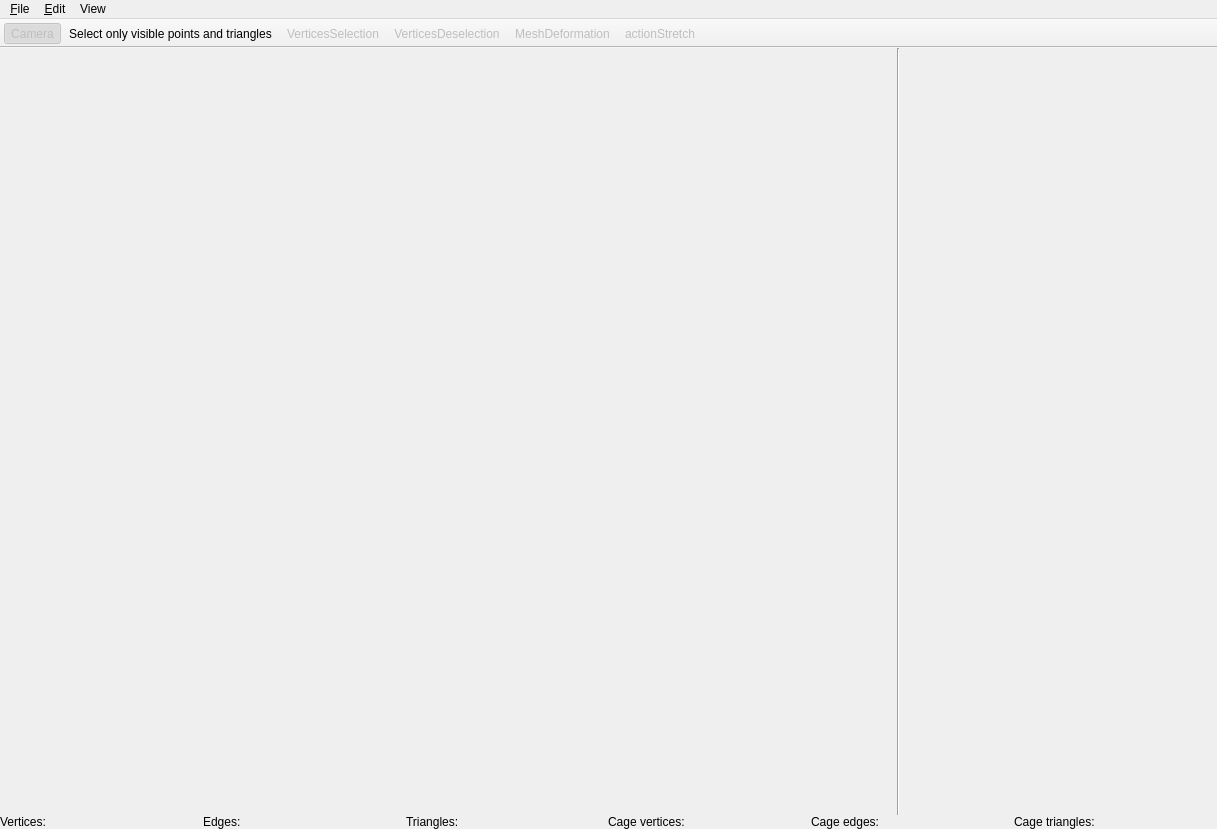
<?xml version="1.0" encoding="UTF-8"?>
<ui version="4.0">
 <class>MainWindow</class>
 <widget class="QMainWindow" name="MainWindow">
  <property name="enabled">
   <bool>true</bool>
  </property>
  <property name="geometry">
   <rect>
    <x>0</x>
    <y>0</y>
    <width>1217</width>
    <height>829</height>
   </rect>
  </property>
  <property name="minimumSize">
   <size>
    <width>1217</width>
    <height>829</height>
   </size>
  </property>
  <property name="windowTitle">
   <string>MainWindow</string>
  </property>
  <widget class="QWidget" name="centralWidget">
   <property name="sizePolicy">
    <sizepolicy hsizetype="Preferred" vsizetype="Preferred">
     <horstretch>0</horstretch>
     <verstretch>0</verstretch>
    </sizepolicy>
   </property>
   <layout class="QVBoxLayout" name="verticalLayout_2">
    <property name="spacing">
     <number>0</number>
    </property>
    <property name="leftMargin">
     <number>0</number>
    </property>
    <property name="topMargin">
     <number>0</number>
    </property>
    <property name="rightMargin">
     <number>0</number>
    </property>
    <property name="bottomMargin">
     <number>0</number>
    </property>
    <item>
     <layout class="QVBoxLayout" name="verticalLayout">
      <property name="spacing">
       <number>0</number>
      </property>
      <property name="sizeConstraint">
       <enum>QLayout::SetNoConstraint</enum>
      </property>
      <item>
       <layout class="QHBoxLayout" name="horizontalLayout">
        <property name="spacing">
         <number>0</number>
        </property>
        <property name="sizeConstraint">
         <enum>QLayout::SetNoConstraint</enum>
        </property>
        <item>
         <widget class="QVTKOpenGLNativeWidget" name="qvtkWidget" native="true">
          <property name="sizePolicy">
           <sizepolicy hsizetype="Expanding" vsizetype="Expanding">
            <horstretch>0</horstretch>
            <verstretch>0</verstretch>
           </sizepolicy>
          </property>
          <property name="minimumSize">
           <size>
            <width>860</width>
            <height>720</height>
           </size>
          </property>
          <property name="baseSize">
           <size>
            <width>0</width>
            <height>720</height>
           </size>
          </property>
         </widget>
        </item>
        <item>
         <widget class="Line" name="line">
          <property name="orientation">
           <enum>Qt::Vertical</enum>
          </property>
         </widget>
        </item>
        <item>
         <layout class="QVBoxLayout" name="verticalLayout_3" stretch="0">
          <property name="spacing">
           <number>0</number>
          </property>
          <item>
           <widget class="QWidget" name="genericPalette" native="true">
            <property name="enabled">
             <bool>true</bool>
            </property>
            <property name="sizePolicy">
             <sizepolicy hsizetype="Fixed" vsizetype="Expanding">
              <horstretch>0</horstretch>
              <verstretch>1</verstretch>
             </sizepolicy>
            </property>
            <property name="minimumSize">
             <size>
              <width>317</width>
              <height>720</height>
             </size>
            </property>
            <property name="maximumSize">
             <size>
              <width>300</width>
              <height>16777215</height>
             </size>
            </property>
           </widget>
          </item>
         </layout>
        </item>
       </layout>
      </item>
      <item>
       <layout class="QHBoxLayout" name="horizontalLayout_3">
        <property name="spacing">
         <number>0</number>
        </property>
        <property name="sizeConstraint">
         <enum>QLayout::SetNoConstraint</enum>
        </property>
        <item>
         <widget class="QLabel" name="verticesLabel">
          <property name="sizePolicy">
           <sizepolicy hsizetype="Preferred" vsizetype="Preferred">
            <horstretch>0</horstretch>
            <verstretch>0</verstretch>
           </sizepolicy>
          </property>
          <property name="maximumSize">
           <size>
            <width>16777215</width>
            <height>20</height>
           </size>
          </property>
          <property name="baseSize">
           <size>
            <width>0</width>
            <height>20</height>
           </size>
          </property>
          <property name="text">
           <string>Vertices:</string>
          </property>
         </widget>
        </item>
        <item>
         <widget class="QLabel" name="edgesLabel">
          <property name="sizePolicy">
           <sizepolicy hsizetype="Preferred" vsizetype="Preferred">
            <horstretch>0</horstretch>
            <verstretch>0</verstretch>
           </sizepolicy>
          </property>
          <property name="maximumSize">
           <size>
            <width>16777215</width>
            <height>20</height>
           </size>
          </property>
          <property name="baseSize">
           <size>
            <width>0</width>
            <height>20</height>
           </size>
          </property>
          <property name="text">
           <string>Edges:</string>
          </property>
         </widget>
        </item>
        <item>
         <widget class="QLabel" name="trianglesLabel">
          <property name="sizePolicy">
           <sizepolicy hsizetype="Preferred" vsizetype="Preferred">
            <horstretch>0</horstretch>
            <verstretch>0</verstretch>
           </sizepolicy>
          </property>
          <property name="maximumSize">
           <size>
            <width>16777215</width>
            <height>20</height>
           </size>
          </property>
          <property name="baseSize">
           <size>
            <width>0</width>
            <height>20</height>
           </size>
          </property>
          <property name="text">
           <string>Triangles:</string>
          </property>
         </widget>
        </item>
        <item>
         <widget class="QLabel" name="cageVerticesLabel">
          <property name="sizePolicy">
           <sizepolicy hsizetype="Preferred" vsizetype="Preferred">
            <horstretch>0</horstretch>
            <verstretch>0</verstretch>
           </sizepolicy>
          </property>
          <property name="maximumSize">
           <size>
            <width>16777215</width>
            <height>20</height>
           </size>
          </property>
          <property name="baseSize">
           <size>
            <width>0</width>
            <height>20</height>
           </size>
          </property>
          <property name="text">
           <string>Cage vertices:</string>
          </property>
         </widget>
        </item>
        <item>
         <widget class="QLabel" name="cageEdgesLabel">
          <property name="sizePolicy">
           <sizepolicy hsizetype="Preferred" vsizetype="Preferred">
            <horstretch>0</horstretch>
            <verstretch>0</verstretch>
           </sizepolicy>
          </property>
          <property name="maximumSize">
           <size>
            <width>16777215</width>
            <height>20</height>
           </size>
          </property>
          <property name="baseSize">
           <size>
            <width>0</width>
            <height>20</height>
           </size>
          </property>
          <property name="text">
           <string>Cage edges:</string>
          </property>
         </widget>
        </item>
        <item>
         <widget class="QLabel" name="cageTrianglesLabel">
          <property name="sizePolicy">
           <sizepolicy hsizetype="Preferred" vsizetype="Preferred">
            <horstretch>0</horstretch>
            <verstretch>0</verstretch>
           </sizepolicy>
          </property>
          <property name="maximumSize">
           <size>
            <width>16777215</width>
            <height>20</height>
           </size>
          </property>
          <property name="baseSize">
           <size>
            <width>0</width>
            <height>20</height>
           </size>
          </property>
          <property name="text">
           <string>Cage triangles:</string>
          </property>
         </widget>
        </item>
       </layout>
      </item>
     </layout>
    </item>
   </layout>
  </widget>
  <widget class="QToolBar" name="mainToolBar">
   <property name="enabled">
    <bool>true</bool>
   </property>
   <property name="movable">
    <bool>false</bool>
   </property>
   <property name="iconSize">
    <size>
     <width>30</width>
     <height>30</height>
    </size>
   </property>
   <property name="floatable">
    <bool>false</bool>
   </property>
   <attribute name="toolBarArea">
    <enum>TopToolBarArea</enum>
   </attribute>
   <attribute name="toolBarBreak">
    <bool>false</bool>
   </attribute>
   <addaction name="actionCamera"/>
   <addaction name="actionVisible"/>
   <addaction name="actionVerticesSelection"/>
   <addaction name="actionVerticesDeselection"/>
   <addaction name="actionMeshDeformation"/>
   <addaction name="actionStretch"/>
  </widget>
  <widget class="QMenuBar" name="menuBar">
   <property name="geometry">
    <rect>
     <x>0</x>
     <y>0</y>
     <width>1217</width>
     <height>22</height>
    </rect>
   </property>
   <widget class="QMenu" name="menuFile">
    <property name="title">
     <string>&amp;File</string>
    </property>
    <widget class="QMenu" name="menuOpen">
     <property name="title">
      <string>Open</string>
     </property>
     <property name="icon">
      <iconset resource="../Icons/icons.qrc">
       <normaloff>:/Icons/open.png</normaloff>:/Icons/open.png</iconset>
     </property>
     <addaction name="actionOpenMesh"/>
     <addaction name="actionOpenCage"/>
     <addaction name="actionOpenBC"/>
     <addaction name="actionOpenConstraints"/>
     <addaction name="actionOpenFragment"/>
    </widget>
    <widget class="QMenu" name="menuSave">
     <property name="title">
      <string>Save</string>
     </property>
     <property name="icon">
      <iconset resource="../Icons/icons.qrc">
       <normaloff>:/Icons/filesave.png</normaloff>:/Icons/filesave.png</iconset>
     </property>
     <addaction name="actionSaveMesh"/>
     <addaction name="actionSaveCage"/>
     <addaction name="actionSaveBC"/>
     <addaction name="actionSaveConstraints"/>
    </widget>
    <widget class="QMenu" name="menuClear">
     <property name="title">
      <string>Clear</string>
     </property>
     <property name="icon">
      <iconset resource="../Icons/icons.qrc">
       <normaloff>:/Icons/clear.png</normaloff>:/Icons/clear.png</iconset>
     </property>
     <addaction name="actionClearAll"/>
     <addaction name="actionClearMesh"/>
     <addaction name="actionClearCage"/>
     <addaction name="actionConstraints"/>
     <addaction name="actionClearCamera"/>
    </widget>
    <addaction name="separator"/>
    <addaction name="separator"/>
    <addaction name="menuOpen"/>
    <addaction name="menuSave"/>
    <addaction name="separator"/>
    <addaction name="menuClear"/>
    <addaction name="separator"/>
    <addaction name="actionClose"/>
   </widget>
   <widget class="QMenu" name="menuEdit">
    <property name="title">
     <string>&amp;Edit</string>
    </property>
    <widget class="QMenu" name="menuChoose_BC">
     <property name="title">
      <string>Choose BC</string>
     </property>
     <addaction name="actionMean"/>
     <addaction name="actionGreen"/>
    </widget>
    <addaction name="actionUndo"/>
    <addaction name="actionRedo"/>
    <addaction name="separator"/>
    <addaction name="actionComputeCoords"/>
    <addaction name="actionGenerate"/>
    <addaction name="actionCheckConstraints"/>
    <addaction name="menuChoose_BC"/>
   </widget>
   <widget class="QMenu" name="menuView">
    <property name="title">
     <string>View</string>
    </property>
    <widget class="QMenu" name="menuMesh">
     <property name="title">
      <string>Mesh</string>
     </property>
     <addaction name="actionShowMesh"/>
     <addaction name="actionShowMeshSurface"/>
     <addaction name="actionShowMeshWireframe"/>
     <addaction name="actionShowMeshPoints"/>
     <addaction name="actionShowMeshAnnotations"/>
     <addaction name="actionMeshColor"/>
    </widget>
    <widget class="QMenu" name="menuCage">
     <property name="title">
      <string>Cage</string>
     </property>
     <addaction name="actionShowCage"/>
     <addaction name="actionShowCageSurface"/>
     <addaction name="actionCageColor"/>
     <addaction name="actionShowCageWireframe"/>
     <addaction name="actionShowCagePoints"/>
    </widget>
    <addaction name="separator"/>
    <addaction name="menuMesh"/>
    <addaction name="menuCage"/>
    <addaction name="separator"/>
    <addaction name="separator"/>
    <addaction name="actionSlicerPalette"/>
    <addaction name="actionInfoPalette"/>
    <addaction name="actionLayerDialog"/>
   </widget>
   <addaction name="menuFile"/>
   <addaction name="menuEdit"/>
   <addaction name="menuView"/>
  </widget>
  <action name="actionVerticesSelection">
   <property name="checkable">
    <bool>true</bool>
   </property>
   <property name="enabled">
    <bool>false</bool>
   </property>
   <property name="icon">
    <iconset resource="../Icons/icons.qrc">
     <normaloff>:/Icons/verticesSelection.png</normaloff>:/Icons/verticesSelection.png</iconset>
   </property>
   <property name="text">
    <string>VerticesSelection</string>
   </property>
   <property name="toolTip">
    <string>Vertices selection</string>
   </property>
   <property name="shortcut">
    <string>Shift+S</string>
   </property>
  </action>
  <action name="actionVerticesDeselection">
   <property name="checkable">
    <bool>true</bool>
   </property>
   <property name="enabled">
    <bool>false</bool>
   </property>
   <property name="icon">
    <iconset resource="../Icons/icons.qrc">
     <normaloff>:/Icons/verticesDeselection.png</normaloff>:/Icons/verticesDeselection.png</iconset>
   </property>
   <property name="text">
    <string>VerticesDeselection</string>
   </property>
   <property name="toolTip">
    <string>Vertices deselection</string>
   </property>
   <property name="shortcut">
    <string>Shift+E</string>
   </property>
  </action>
  <action name="actionMeshDeformation">
   <property name="checkable">
    <bool>true</bool>
   </property>
   <property name="enabled">
    <bool>false</bool>
   </property>
   <property name="icon">
    <iconset resource="../Icons/icons.qrc">
     <normaloff>:/Icons/verticesDeformation.png</normaloff>:/Icons/verticesDeformation.png</iconset>
   </property>
   <property name="text">
    <string>MeshDeformation</string>
   </property>
   <property name="toolTip">
    <string>Mesh deformation</string>
   </property>
   <property name="shortcut">
    <string>Shift+D</string>
   </property>
  </action>
  <action name="actionCamera">
   <property name="checkable">
    <bool>true</bool>
   </property>
   <property name="checked">
    <bool>true</bool>
   </property>
   <property name="enabled">
    <bool>false</bool>
   </property>
   <property name="icon">
    <iconset resource="../Icons/icons.qrc">
     <normaloff>:/Icons/camera.png</normaloff>:/Icons/camera.png</iconset>
   </property>
   <property name="text">
    <string>Camera</string>
   </property>
   <property name="toolTip">
    <string>Change the visualization to the only camera (no selection nor deformations)</string>
   </property>
   <property name="shortcut">
    <string>Shift+C</string>
   </property>
  </action>
  <action name="actionVisible">
   <property name="checkable">
    <bool>true</bool>
   </property>
   <property name="icon">
    <iconset resource="../Icons/icons.qrc">
     <normaloff>:/Icons/visible_icon.png</normaloff>:/Icons/visible_icon.png</iconset>
   </property>
   <property name="text">
    <string>Select only visible points and triangles</string>
   </property>
   <property name="toolTip">
    <string>Select only visible points and triangles</string>
   </property>
   <property name="shortcut">
    <string>Shift+V</string>
   </property>
  </action>
  <action name="actionDelete">
   <property name="checkable">
    <bool>true</bool>
   </property>
   <property name="enabled">
    <bool>false</bool>
   </property>
   <property name="icon">
    <iconset resource="../Icons/icons.qrc">
     <normaloff>:/Icons/Eraser-icon.png</normaloff>:/Icons/Eraser-icon.png</iconset>
   </property>
   <property name="text">
    <string>Unselect previous selected triangles</string>
   </property>
   <property name="toolTip">
    <string>Unselect previous selected triangles</string>
   </property>
  </action>
  <action name="actionRectSelection">
   <property name="checkable">
    <bool>true</bool>
   </property>
   <property name="checked">
    <bool>true</bool>
   </property>
   <property name="enabled">
    <bool>false</bool>
   </property>
   <property name="icon">
    <iconset resource="../Icons/icons.qrc">
     <normaloff>:/Icons/triangle_rect.png</normaloff>:/Icons/triangle_rect.png</iconset>
   </property>
   <property name="text">
    <string>Select triangles on a rectangle area</string>
   </property>
   <property name="toolTip">
    <string>Select triangles on a rectangle area</string>
   </property>
  </action>
  <action name="actionLassoSelection">
   <property name="checkable">
    <bool>true</bool>
   </property>
   <property name="enabled">
    <bool>false</bool>
   </property>
   <property name="icon">
    <iconset resource="../Icons/icons.qrc">
     <normaloff>:/Icons/select_lasso.png</normaloff>:/Icons/select_lasso.png</iconset>
   </property>
   <property name="text">
    <string>Select triangles on a lasso-selected area</string>
   </property>
   <property name="toolTip">
    <string>Select triangles on a lasso-selected area</string>
   </property>
  </action>
  <action name="actionBrushSelection">
   <property name="checkable">
    <bool>true</bool>
   </property>
   <property name="enabled">
    <bool>false</bool>
   </property>
   <property name="icon">
    <iconset resource="../Icons/icons.qrc">
     <normaloff>:/Icons/lineSelector.png</normaloff>:/Icons/lineSelector.png</iconset>
   </property>
   <property name="text">
    <string>Select triangles usin a brush stroke</string>
   </property>
   <property name="toolTip">
    <string>Select triangles usin a brush stroke</string>
   </property>
  </action>
  <action name="actionColor">
   <property name="icon">
    <iconset resource="../Icons/icons.qrc">
     <normaloff>:/Icons/color.png</normaloff>:/Icons/color.png</iconset>
   </property>
   <property name="text">
    <string>Select model and cage color</string>
   </property>
   <property name="toolTip">
    <string>Select model and cage color</string>
   </property>
  </action>
  <action name="actionAnnotation">
   <property name="enabled">
    <bool>false</bool>
   </property>
   <property name="icon">
    <iconset resource="../Icons/icons.qrc">
     <normaloff>:/Icons/tag-icon.png</normaloff>:/Icons/tag-icon.png</iconset>
   </property>
   <property name="text">
    <string>Annotate a set of selected triangles</string>
   </property>
   <property name="toolTip">
    <string>Annotate a set of selected triangles</string>
   </property>
  </action>
  <action name="actionSaveAnnotations">
   <property name="text">
    <string>Annotations</string>
   </property>
  </action>
  <action name="actionSaveBC">
   <property name="text">
    <string>BC</string>
   </property>
  </action>
  <action name="actionSaveCage">
   <property name="text">
    <string>Cage</string>
   </property>
  </action>
  <action name="actionSaveMesh">
   <property name="text">
    <string>Mesh</string>
   </property>
  </action>
  <action name="actionOpenAnnotations">
   <property name="text">
    <string>Annotations</string>
   </property>
  </action>
  <action name="actionOpenCage">
   <property name="text">
    <string>Cage</string>
   </property>
  </action>
  <action name="actionOpenMesh">
   <property name="text">
    <string>Template</string>
   </property>
  </action>
  <action name="actionAnnotate">
   <property name="icon">
    <iconset resource="../Icons/icons.qrc">
     <normaloff>:/Icons/tag-icon.png</normaloff>:/Icons/tag-icon.png</iconset>
   </property>
   <property name="text">
    <string>Annotate</string>
   </property>
  </action>
  <action name="actionRedo">
   <property name="icon">
    <iconset resource="../Icons/icons.qrc">
     <normaloff>:/redo.png</normaloff>:/redo.png</iconset>
   </property>
   <property name="text">
    <string>Redo</string>
   </property>
  </action>
  <action name="actionUndo">
   <property name="icon">
    <iconset resource="../Icons/icons.qrc">
     <normaloff>:/undo.ico</normaloff>:/undo.ico</iconset>
   </property>
   <property name="text">
    <string>Undo</string>
   </property>
  </action>
  <action name="actionSlicer">
   <property name="text">
    <string>Slicer view</string>
   </property>
  </action>
  <action name="actionAnnotator">
   <property name="text">
    <string>Annotator view</string>
   </property>
  </action>
  <action name="actionDeformator">
   <property name="text">
    <string>Deformer view</string>
   </property>
  </action>
  <action name="actionClose">
   <property name="text">
    <string>Close</string>
   </property>
  </action>
  <action name="actionClearMesh">
   <property name="text">
    <string>Mesh</string>
   </property>
  </action>
  <action name="actionClearCage">
   <property name="text">
    <string>Cage</string>
   </property>
  </action>
  <action name="actionClearSelections">
   <property name="text">
    <string>Selections</string>
   </property>
  </action>
  <action name="actionOpenBC">
   <property name="text">
    <string>BC</string>
   </property>
  </action>
  <action name="actionClearAnnotations">
   <property name="text">
    <string>Annotations</string>
   </property>
  </action>
  <action name="actionClearAll">
   <property name="text">
    <string>All</string>
   </property>
  </action>
  <action name="actionComputeCoords">
   <property name="text">
    <string>Link cage and template</string>
   </property>
  </action>
  <action name="actionShowMeshWireframe">
   <property name="checkable">
    <bool>true</bool>
   </property>
   <property name="text">
    <string>Wireframe</string>
   </property>
  </action>
  <action name="actionShowCageSurface">
   <property name="checkable">
    <bool>true</bool>
   </property>
   <property name="text">
    <string>Surface</string>
   </property>
  </action>
  <action name="actionShowMesh">
   <property name="checkable">
    <bool>true</bool>
   </property>
   <property name="checked">
    <bool>true</bool>
   </property>
   <property name="text">
    <string>Show</string>
   </property>
  </action>
  <action name="actionShowCage">
   <property name="checkable">
    <bool>true</bool>
   </property>
   <property name="checked">
    <bool>true</bool>
   </property>
   <property name="text">
    <string>Show</string>
   </property>
  </action>
  <action name="actionMeshColor">
   <property name="text">
    <string>Change color</string>
   </property>
  </action>
  <action name="actionCageColor">
   <property name="text">
    <string>Change color</string>
   </property>
  </action>
  <action name="actionSlicerPalette">
   <property name="checkable">
    <bool>true</bool>
   </property>
   <property name="enabled">
    <bool>false</bool>
   </property>
   <property name="text">
    <string>Slicer palette</string>
   </property>
  </action>
  <action name="actionOpenOntology">
   <property name="text">
    <string>Ontology</string>
   </property>
  </action>
  <action name="actionGenerate">
   <property name="text">
    <string>Generate cage</string>
   </property>
  </action>
  <action name="actionClearCamera">
   <property name="text">
    <string>Camera</string>
   </property>
  </action>
  <action name="actionCheckConstraints">
   <property name="text">
    <string>Check constraint</string>
   </property>
  </action>
  <action name="actionAddVerticesRectangle">
   <property name="checkable">
    <bool>true</bool>
   </property>
   <property name="enabled">
    <bool>false</bool>
   </property>
   <property name="icon">
    <iconset resource="../Icons/icons.qrc">
     <normaloff>:/Icons/point_rect.png</normaloff>:/Icons/point_rect.png</iconset>
   </property>
   <property name="text">
    <string>Add Vertices In Rectangle</string>
   </property>
  </action>
  <action name="actionConstraints">
   <property name="text">
    <string>Constraints</string>
   </property>
  </action>
  <action name="actionShowMeshPoints">
   <property name="checkable">
    <bool>true</bool>
   </property>
   <property name="text">
    <string>Points</string>
   </property>
   <property name="toolTip">
    <string>Show points</string>
   </property>
  </action>
  <action name="actionShowMeshSurface">
   <property name="checkable">
    <bool>true</bool>
   </property>
   <property name="checked">
    <bool>true</bool>
   </property>
   <property name="text">
    <string>Surface</string>
   </property>
   <property name="toolTip">
    <string>Show surface</string>
   </property>
  </action>
  <action name="actionShowCageWireframe">
   <property name="checkable">
    <bool>true</bool>
   </property>
   <property name="checked">
    <bool>true</bool>
   </property>
   <property name="text">
    <string>Wireframe</string>
   </property>
  </action>
  <action name="actionShowCagePoints">
   <property name="checkable">
    <bool>true</bool>
   </property>
   <property name="checked">
    <bool>true</bool>
   </property>
   <property name="text">
    <string>Points</string>
   </property>
  </action>
  <action name="actionLineSelection">
   <property name="checkable">
    <bool>true</bool>
   </property>
   <property name="enabled">
    <bool>false</bool>
   </property>
   <property name="icon">
    <iconset resource="../Icons/icons.qrc">
     <normaloff>:/Icons/polyline.png</normaloff>:/Icons/polyline.png</iconset>
   </property>
   <property name="text">
    <string>Select Line</string>
   </property>
   <property name="toolTip">
    <string>Select Line</string>
   </property>
  </action>
  <action name="actionStretch">
   <property name="checkable">
    <bool>true</bool>
   </property>
   <property name="enabled">
    <bool>false</bool>
   </property>
   <property name="icon">
    <iconset resource="../Icons/icons.qrc">
     <normaloff>:/Icons/stretch.png</normaloff>:/Icons/stretch.png</iconset>
   </property>
   <property name="text">
    <string>actionStretch</string>
   </property>
  </action>
  <action name="actionMean">
   <property name="text">
    <string>Mean Value</string>
   </property>
  </action>
  <action name="actionGreen">
   <property name="enabled">
    <bool>false</bool>
   </property>
   <property name="text">
    <string>Green</string>
   </property>
  </action>
  <action name="actionShowMeshAnnotations">
   <property name="checkable">
    <bool>true</bool>
   </property>
   <property name="checked">
    <bool>true</bool>
   </property>
   <property name="text">
    <string>Annotations</string>
   </property>
  </action>
  <action name="actionInfoPalette">
   <property name="checkable">
    <bool>true</bool>
   </property>
   <property name="enabled">
    <bool>false</bool>
   </property>
   <property name="text">
    <string>Info palette</string>
   </property>
  </action>
  <action name="actionOpenConstraints">
   <property name="text">
    <string>Constraints</string>
   </property>
  </action>
  <action name="actionSaveConstraints">
   <property name="text">
    <string>Constraints</string>
   </property>
  </action>
  <action name="actionOpenFragment">
   <property name="text">
    <string>Mesh</string>
   </property>
  </action>
  <action name="actionLayerDialog">
   <property name="checkable">
    <bool>true</bool>
   </property>
   <property name="text">
    <string>Layer dialog</string>
   </property>
  </action>
  <action name="actionChange_annotation_transparendcy">
   <property name="text">
    <string>Change annotation transparency</string>
   </property>
  </action>
 </widget>
 <layoutdefault spacing="6" margin="11"/>
 <customwidgets>
  <customwidget>
   <class>QVTKOpenGLNativeWidget</class>
   <extends>QWidget</extends>
   <header location="global">QVTKOpenGLNativeWidget.h</header>
   <container>1</container>
  </customwidget>
 </customwidgets>
 <resources>
  <include location="../Icons/icons.qrc"/>
 </resources>
 <connections/>
</ui>
